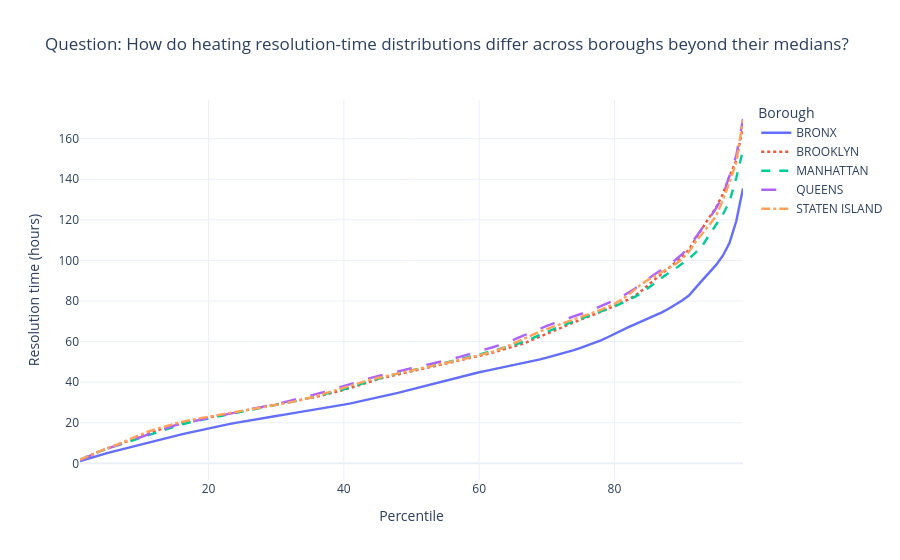

The notebook cell saved with this chart:
### Code cell
question = "Question: How do heating resolution-time distributions differ across boroughs beyond their medians?"
quantile_probabilities = np.linspace(0.01, 0.99, 99)
borough_quantile_rows = []
for borough, values in cleaned_modeling_df.groupby(BOROUGH)["resolution_hours"]:
    quantiles = np.quantile(values.dropna(), quantile_probabilities)
    borough_quantile_rows.extend({
        BOROUGH: borough, "percentile": probability * 100, "resolution_hours": value
    } for probability, value in zip(quantile_probabilities, quantiles))
borough_quantiles = pd.DataFrame(borough_quantile_rows)
fig = px.line(
    borough_quantiles, x="percentile", y="resolution_hours", color=BOROUGH, line_dash=BOROUGH,
    labels={"percentile": "Percentile", "resolution_hours": "Resolution time (hours)"},
    title=question,
)
fig.update_traces(line={"width": LINE_WIDTH})
fig.update_layout(template=PLOT_TEMPLATE, hovermode="x unified", legend_title_text="Borough")
fig.show()
